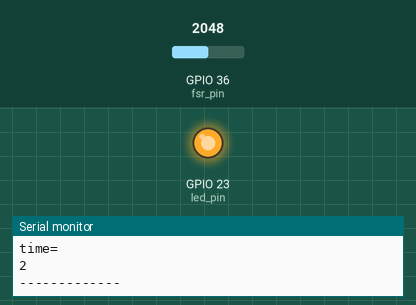
Simulated run of this sketch. Board: ESP32. Parts: output pins drawn as LEDs (lit = HIGH), the last lines printed to the serial monitor. The inputs (shaded band) are chosen by the test bench; at power-on: GPIO 36 (fsr_pin) = 2048.

Above: at 1.8 s.
1.9 s: GPIO 36 (fsr_pin) set to 0
At 2.7 s:
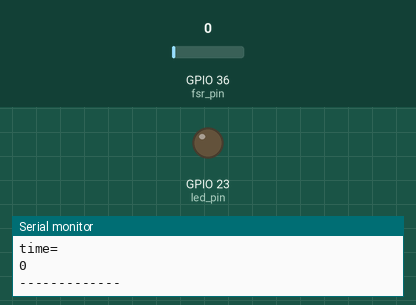
3.5 s: GPIO 36 (fsr_pin) set to 491
At 5.4 s:
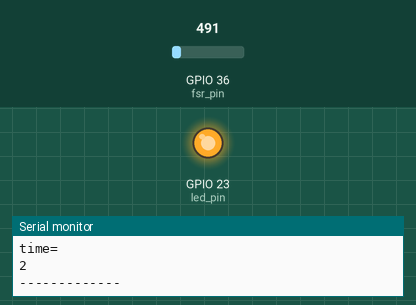
Timing chart, 0 to 6.9 s (numbered marks = the images above; inputs shaded):
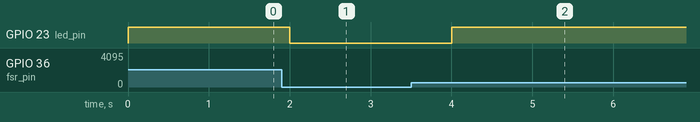

The sketch:

____.ino
```cpp
#include "Arduino.h"
#include <WiFi.h>
#include <WiFiClient.h>
#include <WebServer.h>

int fsr_value;
int led_value;
const int led_pin = 23;
const int fsr_pin = A0;
unsigned long timer;
unsigned int flag;
//int ledChannel=0;
//int resolution=8;
//int freq=5000;
void setup()
{
  Serial.begin(115200);
  pinMode(led_pin, OUTPUT);
//  ledcSetup(ledChannel,freq,resolution);
//  ledcAttachPin(A3,ledChannel);
}

void loop()
{
  fsr_value = analogRead(fsr_pin); // 讀取FSR
  Serial.println(fsr_value);
 if(fsr_value > 0)
 {
  digitalWrite(led_pin,HIGH);
  timer+=1;
 }
//  led_value = map(fsr_value, 0, 2000, 0, 255);// 從0~1023映射到0~255
//  ledcWrite(ledChannel, led_value); // 改變LED亮度
 else {digitalWrite(led_pin,LOW); timer=0;}
  //Serial.println(led_value);
  Serial.println("time=");
  Serial.println(timer);
  Serial.println("-------------");
  delay(1000);
}
```

Measured:
- after the input at 1.9 s, GPIO 23 (led_pin): HIGH → LOW after 0.10 s
- after the input at 3.5 s, GPIO 23 (led_pin): LOW → HIGH after 0.50 s
